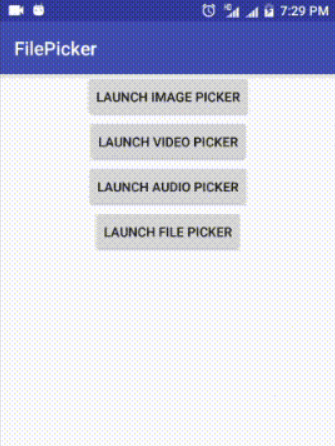
#> input picture assets/project_filepicker.d6c3e9b8.png, 335 x 446 px
$ python img_crop.py assets/project_filepicker.d6c3e9b8.png assets/project_agenda_calendar.98e7ec57.png
#> lines starting #> are read from the running program, lines starting #| are printed output that depends on the picture
#!/bin/python3

#
# Helper utility to crop image to specific size to be used in project card.
#
# usage: ./img_crop input_file [output_file_name]
#

import os
import sys

from PIL import Image

if not len(sys.argv) in range(2, 4):
    print(f'usage: {os.path.basename(__file__)} input_file [output_file_name]')
    sys.exit()

image_file = sys.argv[1]

try:
    img = Image.open(image_file)
#> img is the input picture: PIL image 335x446 RGBA; mean R, G, B, A 209.2, 210.9, 227.3, 255
except Exception as e:
    print(f"error: {e}")
    sys.exit()

width, _ = img.size
#> width = 335

left = 0
right = width
#> right = 335
top = 0
bottom = width * 20 / 15
#> bottom = 446.7

new_width = 300
new_height = new_width * 20/15

new_image_file = sys.argv[2] if len(sys.argv) > 2 else 'image_cropped'
new_image_file = new_image_file + '.' + img.format.lower()

(img.crop((left, top, right, bottom))
 .resize((300, int(300 * 20/15)))
 .save(new_image_file, format=img.format))
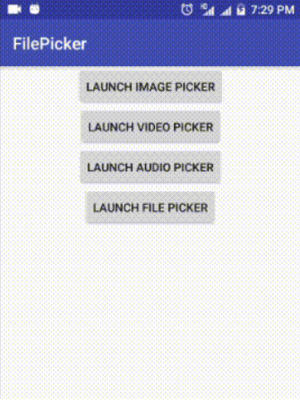
#> saved as project_agenda_calendar.98e7ec57.png.png: PIL image 300x400 RGBA; mean R, G, B, A 209.2, 211, 227.1, 254.4; transparent parts drawn white
